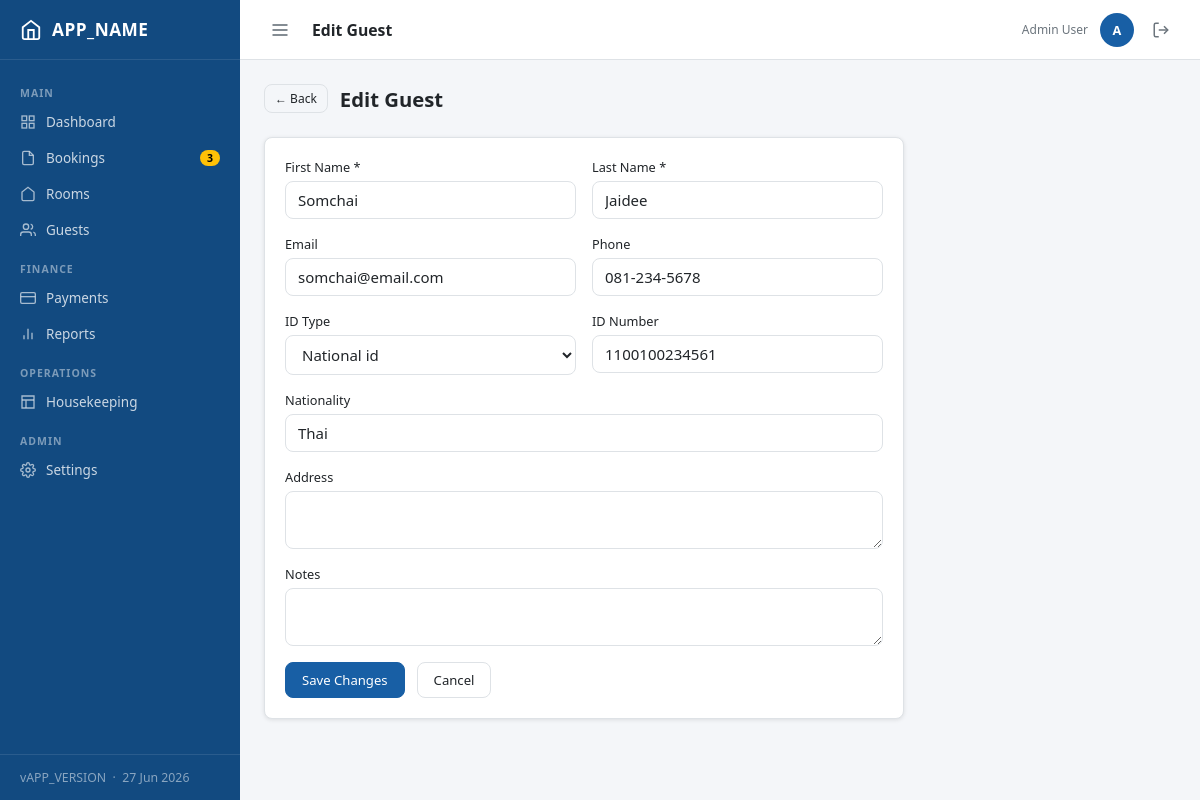
Page /modules/guests/edit.php?id=1 (signed in) on the committed database.
### tables this page shows
CREATE TABLE guests (
    id           INT UNSIGNED AUTO_INCREMENT PRIMARY KEY,
    first_name   VARCHAR(80) NOT NULL,
    last_name    VARCHAR(80) NOT NULL,
    email        VARCHAR(150) NULL,
    phone        VARCHAR(30) NULL,
    id_type      ENUM('passport','national_id','driver_license','other') NOT NULL DEFAULT 'national_id',
    id_number    VARCHAR(50) NULL,
    nationality  VARCHAR(60) NULL,
    address      TEXT NULL,
    notes        TEXT NULL,
    created_at   DATETIME NOT NULL DEFAULT CURRENT_TIMESTAMP,
    updated_at   DATETIME NOT NULL DEFAULT CURRENT_TIMESTAMP ON UPDATE CURRENT_TIMESTAMP,
    INDEX idx_email (email),
    INDEX idx_name  (last_name, first_name)
);

### core/Database.php (called while the page is built, shortened)
<?php
class Database {
    private static ?PDO $instance = null;
    public static function getInstance(): PDO {
        if (self::$instance === null) {
            $dsn = sprintf('mysql:host=%s;dbname=%s;charset=%s', DB_HOST, DB_NAME, DB_CHARSET);
            self::$instance = new PDO($dsn, DB_USER, DB_PASS, [
                PDO::ATTR_ERRMODE            => PDO::ERRMODE_EXCEPTION,
                PDO::ATTR_DEFAULT_FETCH_MODE => PDO::FETCH_ASSOC,
                PDO::ATTR_EMULATE_PREPARES   => false,
            ]);
        }
        return self::$instance;
    }
    public static function query(string $sql, array $params = []): array {
        $stmt = self::getInstance()->prepare($sql);
        $stmt->execute($params);
        return $stmt->fetchAll();
    }
    public static function queryOne(string $sql, array $params = []): ?array {
        $rows = self::query($sql, $params);
        return $rows[0] ?? null;
    }
}

### core/helpers.php (called while the page is built, shortened)
<?php
function e(mixed $val): string {
    return htmlspecialchars((string)$val, ENT_QUOTES | ENT_SUBSTITUTE, 'UTF-8');
}

### modules/guests/edit.php (the view, shortened to what this page needs)
<?php
$id = (int)($_GET['id'] ?? 0);
$guest = Database::queryOne("SELECT * FROM guests WHERE id=?", [$id]);
require_once __DIR__ . '/../../includes/header.php';
$v = $guest;
?>
<div class="page-header">
  <a href="view.php?id=<?= $id ?>" class="btn btn-ghost btn-sm">← Back</a>
  <h1>Edit Guest</h1>
</div>
<div class="card" style="max-width:640px">
  <div class="card-body">
    <form method="post">
      <div class="form-row">
        <div class="form-group"><label class="form-label">First Name *</label>
          <input name="first_name" class="form-control" value="<?= e($v['first_name']) ?>" required>
        </div>
        <div class="form-group"><label class="form-label">Last Name *</label>
          <input name="last_name" class="form-control" value="<?= e($v['last_name']) ?>" required>
        </div>
      </div>
      <div class="form-row">
        <div class="form-group"><label class="form-label">Email</label>
          <input name="email" type="email" class="form-control" value="<?= e($v['email']??'') ?>">
        </div>
        <div class="form-group"><label class="form-label">Phone</label>
          <input name="phone" class="form-control" value="<?= e($v['phone']??'') ?>">
        </div>
      </div>
      <div class="form-row">
        <div class="form-group"><label class="form-label">ID Type</label>
          <select name="id_type" class="form-control">
            <?php foreach (['national_id','passport','driver_license','other'] as $t): ?>
              <option value="<?= $t ?>" <?= ($v['id_type']??'')===$t?'selected':'' ?>><?= ucfirst(str_replace('_',' ',$t)) ?></option>
            <?php endforeach; ?>
          </select>
        </div>
        <div class="form-group"><label class="form-label">ID Number</label>
          <input name="id_number" class="form-control" value="<?= e($v['id_number']??'') ?>">
        </div>
      </div>
      <div class="form-group"><label class="form-label">Nationality</label>
        <input name="nationality" class="form-control" value="<?= e($v['nationality']??'') ?>">
      </div>
      <div class="form-group"><label class="form-label">Address</label>
        <textarea name="address" class="form-control" rows="2"><?= e($v['address']??'') ?></textarea>
      </div>
      <div class="form-group"><label class="form-label">Notes</label>
        <textarea name="notes" class="form-control" rows="2"><?= e($v['notes']??'') ?></textarea>
      </div>
      <div class="d-flex gap-12">
        <button type="submit" class="btn btn-primary">Save Changes</button>
        <a href="view.php?id=<?= $id ?>" class="btn btn-ghost">Cancel</a>
      </div>
    </form>
  </div>
</div>
<?php include __DIR__ . '/../../includes/footer.php'; ?>

### assets/css/app.css (style rules this page uses)
:root { --primary: #185FA5; --primary-dark: #124a80; --primary-light: #e8f1fb; --success: #28a745; --warning: #ffc107; --danger: #dc3545; --info: #17a2b8; --secondary: #6c757d; --dark: #343a40; --bg: #f4f6f9; --surface: #ffffff; --border: #dee2e6; --text: #212529; --text-muted: #6c757d; --sidebar-w: 240px; --header-h: 60px; --radius: 8px; --shadow: 0 1px 4px rgba(0,0,0,.10); --shadow-md: 0 4px 12px rgba(0,0,0,.12); }
*, *::before, *::after { box-sizing: border-box; margin: 0; padding: 0; }
html { font-size: 15px; }
body { font-family: 'Segoe UI', system-ui, sans-serif; background: var(--bg); color: var(--text); min-height: 100vh; }
a { color: var(--primary); text-decoration: none; }
button, input, select, textarea { font-family: inherit; font-size: inherit; }
.nav-item svg { flex-shrink: 0; opacity: .8; }
.card { background: var(--surface); border-radius: var(--radius); box-shadow: var(--shadow); border: 1px solid var(--border); }
.card-body { padding: 20px; }
.btn { display: inline-flex; align-items: center; gap: 6px; padding: 8px 16px; border-radius: var(--radius); font-size: .875rem; font-weight: 500; border: 1px solid transparent; cursor: pointer; transition: background .15s, border-color .15s, box-shadow .15s; white-space: nowrap; text-decoration: none; }
.btn-sm { padding: 5px 10px; font-size: .8rem; }
.btn-primary { background: var(--primary); color: #fff; border-color: var(--primary); }
.btn-ghost { background: transparent; border-color: var(--border); color: var(--text); }
.form-group { margin-bottom: 16px; }
.form-label { display: block; font-size: .85rem; font-weight: 500; margin-bottom: 5px; }
.form-control { display: block; width: 100%; padding: 8px 12px; border: 1px solid var(--border); border-radius: var(--radius); background: var(--surface); color: var(--text); transition: border-color .15s, box-shadow .15s; }
.form-row { display: grid; grid-template-columns: repeat(auto-fill, minmax(200px,1fr)); gap: 16px; }
.page-header { display: flex; align-items: center; gap: 12px; margin-bottom: 24px; flex-wrap: wrap; }
.page-header h1 { font-size: 1.35rem; font-weight: 700; flex: 1; }
.d-flex { display: flex; }
.gap-12 { gap: 12px; }

### rows in the picture
guests: first_name "Somchai", last_name "Jaidee", email "somchai@email.com", phone "081-234-5678", id_type "National id", id_number "1100100234561", nationality "Thai"

### other values in the picture
APP_NAME "APP_NAME"
$label "Dashboard Bookings Rooms Guests Payments Reports Housekeeping Settings"
$badge "3"
APP_VERSION "APP_VERSION"
$pageTitle "Edit Guest"
$user['name'] "Admin User"
substr($user['name'],0,1) "A"
